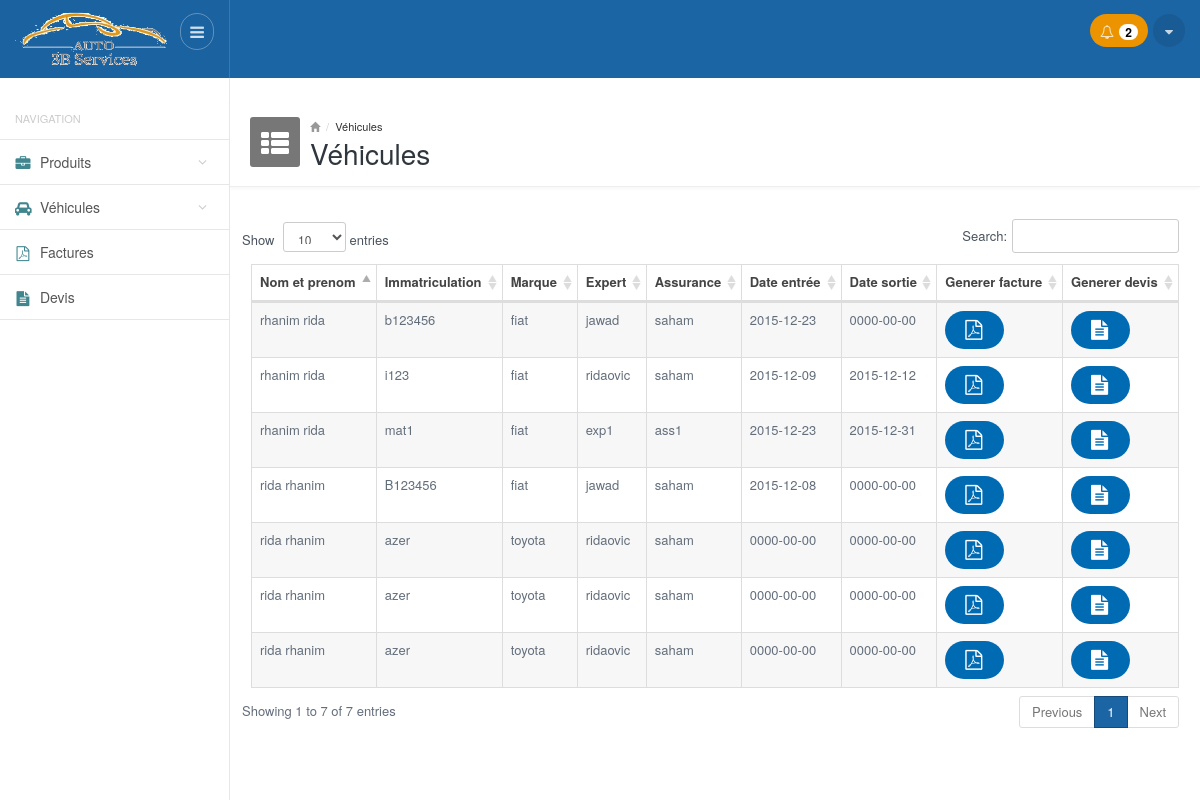
The app's page /vehicules.php (signed in) with its own data.
### tables this page shows
CREATE TABLE `vehicules` (
  `id` int(11) NOT NULL,
  `nom` varchar(100) NOT NULL,
  `prenom` varchar(100) NOT NULL,
  `immatriculation` varchar(100) NOT NULL,
  `marque` varchar(100) NOT NULL,
  `expere` varchar(100) NOT NULL,
  `assurance` varchar(100) NOT NULL,
  `date_entree` date DEFAULT NULL,
  `date_sortie` date DEFAULT NULL
);

### functions.php (called while the page is built, shortened)
<?php
function getAllVehicules()
{
     $result = mysql_query("SELECT * FROM vehicules ") or die(mysql_error());
     $vihecules = array();
     while($row = mysql_fetch_array($result))
        $vihecules[] = $row;
    return $vihecules;
}
?>

### vehicules.php (the view, shortened to what this page needs)
<?php
require_once __DIR__ . '/functions.php';
require_once __DIR__ . '/header.php'; ?>
<div class="mainpanel">
    <div class="pageheader">
        <div class="media">
            <div class="pageicon pull-left">
                <i class="fa fa-th-list"></i>
            </div>
            <div class="media-body">
                <ul class="breadcrumb">
                    <li><a href="#"><i class="glyphicon glyphicon-home"></i></a></li>
                    <li><a href="#">Véhicules</a></li>
                </ul>
                <h4>Véhicules</h4>
            </div>
        </div>
    </div>
    <div class="contentpanel">
        <div class="panel panel-primary-head">
            <div>
            </div>
            <table id="basicTable" class="table table-striped table-bordered responsive">
                <thead class="">
                    <tr>
                        <th>Nom et prenom</th>
                        <th>Immatriculation</th>
                        <th>Marque</th>
                        <th>Expert</th>
                        <th>Assurance</th>
                        <th>Date entrée</th>
                        <th>Date sortie</th>
                        <th>Generer facture</th>
                        <th>Generer devis</th>
                    </tr>
                </thead>
                <tbody>
                    <?php
                      $vehicules= getAllVehicules();
                      foreach($vehicules as $vehicule){ ?>
                        <tr>
                              <td><?php echo ($vehicule['nom']." ".$vehicule['prenom']); ?> </td>
                              <td><?php echo $vehicule['immatriculation']; ?> </td>
                              <td><?php echo $vehicule['marque']; ?> </td>
                              <td><?php echo $vehicule['expere']; ?> </td>
                              <td><?php echo $vehicule['assurance']; ?> </td>
                              <td><?php echo $vehicule['date_entree']; ?> </td>
                              <td><?php echo $vehicule['date_sortie']; ?> </td>
                              <td class="center"><a class="btn btn-primary blue_b btn-rounded" href="generer_facture.php?id=<?php echo $vehicule['id']; ?>"><i class="fa fa-file-pdf-o"></i></a></td>
                              <td class="center"><a class="btn btn-primary blue_b btn-rounded" href="generer_devis.php?id=<?php echo $vehicule['id']; ?>"><i class="fa fa-file-text"></i></a></td>
                           </tr>
                    <?php } ?>
                </tbody>
            </table>
        </div>
        <br />
    </div>
</div>
<?php
require_once __DIR__ . '/footer.php'; ?>

### css/style.default.css (style rules this page uses)
body { font-size: 13px; color: #636E7B; background-color: #fff; }
a { outline: none !important; }
.mainpanel { margin-left: 230px; }
.pageheader { padding: 20px; border-bottom: 1px solid #eee; padding-bottom: 20px; height: 90px; -webkit-box-shadow: 0 2px 3px rgba(0,0,0,0.03); box-shadow: 0 2px 3px rgba(0,0,0,0.03); }
.pageheader .media { padding: 0; clear: both; }
.pageheader .pageicon { width: 50px; height: 50px; background-color: #777; display: inline-block; color: #fff; font-size: 32px; border-radius: 3px; padding-top: 1px; padding-left: 10px; }
.pageheader .pageicon .fa-th-list { font-size: 28px; margin-left: 1px; }
.pageheader .breadcrumb { margin: 0; padding: 0; background: none; font-size: 11px; color: #999; line-height: 18px; }
.pageheader .breadcrumb li a { color: #333; }
.pageheader .breadcrumb li a i { color: #999; font-size: 10px; }
.pageheader h4 { margin: -2px 0 0 0; font-size: 28px; font-weight: 500; color: #2f363d; line-height: normal; }
.contentpanel { position: relative; padding: 20px; }
.btn-rounded { -moz-border-radius: 100px; -webkit-border-radius: 100px; border-radius: 100px; padding-left: 20px; padding-right: 20px; }
td i { width: 14px; margin-right: 5px; font-size: 20px; top: 1px; position: relative; text-align: center; }
.blue_b { background-color: #006AB3; }

### css/style.datatables.css (style rules this page uses)
.table.dataTable thead .sorting_asc { background-image: url('../images/datatables/sort_asc.png'); }
.table.dataTable thead > tr > th { padding-left: 8px; }

### records on screen
vehicules: nom "rida rhanim", immatriculation "B123456", marque "fiat", expere "jawad", assurance "saham", date_entree "2015-12-08", date_sortie "0000-00-00"
vehicules: nom "rhanim rida", immatriculation "b123456", marque "fiat", expere "jawad", assurance "saham", date_entree "2015-12-23", date_sortie "0000-00-00"
vehicules: nom "rhanim", prenom "rida", immatriculation "i123", marque "fiat", expere "ridaovic", assurance "saham", date_entree "2015-12-09", date_sortie "2015-12-12"
vehicules: nom "rida", prenom "rhanim", immatriculation "azer", marque "toyota", expere "ridaovic", assurance "saham", date_entree "0000-00-00", date_sortie "0000-00-00"
vehicules: nom "rida", prenom "rhanim", immatriculation "azer", marque "toyota", expere "ridaovic", assurance "saham", date_entree "0000-00-00", date_sortie "0000-00-00"
vehicules: nom "rida", prenom "rhanim", immatriculation "azer", marque "toyota", expere "ridaovic", assurance "saham", date_entree "0000-00-00", date_sortie "0000-00-00"
vehicules: nom "rhanim", prenom "rida", immatriculation "mat1", marque "fiat", expere "exp1", assurance "ass1", date_entree "2015-12-23", date_sortie "2015-12-31"

### other values on screen
getNotifProducts() "2"
